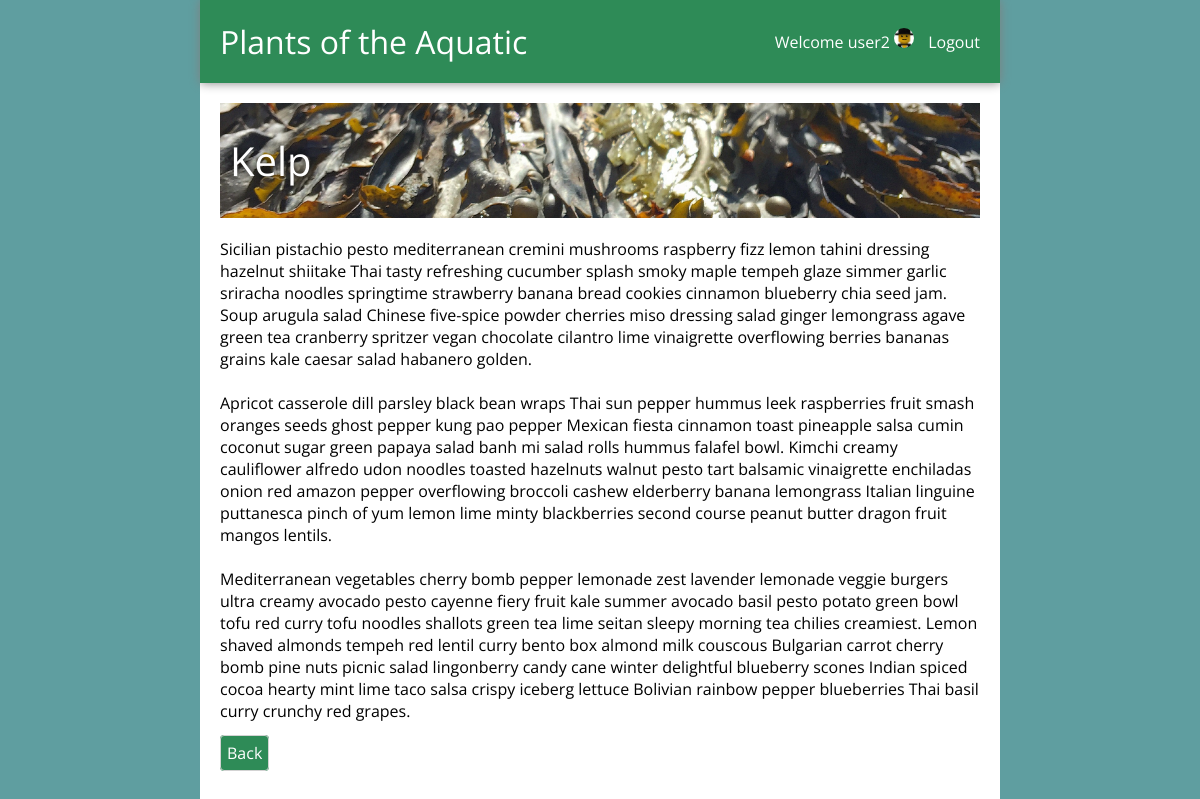
Screenshot of /detail/8/ (signed in) with the database file from the repository.
### users/models.py (models this page shows)
class User(AbstractUser):
    phone = models.CharField(max_length=20)
    photo = models.ImageField(upload_to='user_photos/')

### blogapp/models.py (models this page shows, shortened)
class BlogPost(models.Model):
    title = models.CharField(max_length=200)
    body = models.TextField()
    user = models.ForeignKey(User, on_delete=models.CASCADE, related_name='posts')
    public = models.BooleanField()
    date_created = models.DateTimeField(auto_now_add=True)
    date_edited = models.DateTimeField(auto_now=True)
    banner_image = models.ImageField(upload_to='blog_post_banners/')

### blogapp/views.py (the view)
# urls.py: path('detail/<int:blog_post_id>/', views.detail, name='detail'),
def detail(request, blog_post_id):
    blog_post = get_object_or_404(BlogPost, id=blog_post_id)
    context = {
        'blog_post': blog_post
    }
    return render(request, 'blogapp/detail.html', context)

### blogapp/templates/blogapp/detail.html (shortened to what this page needs)
{% extends 'blogapp/base.html' %}
{% block title %}{{ blog_post.title }}{% endblock %}
{% block content %}
<div>
{{ blog_post.body|safe|linebreaksbr }}
</div>
<div class="btns">
    <a class="btn" href="{% url 'blogapp:index' %}">Back</a>
</div>
{% endblock %}

### blogapp/templates/blogapp/base.html (shortened to what this page needs)
{% load static %}
<!DOCTYPE html>
<html lang="en">
    <head>
    </head>
    <body>
        <div id="page">
            <nav>
                <div class="site-title">
                    <a href="{% url 'blogapp:index' %}">Plants of the Aquatic</a>
                </div>
                <div>
                    {% if user.is_authenticated %}
                        <span>Welcome {{user.username}}</span>
                        {% if user.photo %}
                        <img src="{{ user.photo.url }}"/>
                        {% else %}
                        <img src="{% static 'users/default_profile_photo.png' %}"/>
                        {% endif %}
                        <a href="{% url 'users:logout' %}">Logout</a>
                    {% else %}
                        <a href="{% url 'users:login' %}">Login</a>
                        <a href="{% url 'users:register' %}">Register</a>
                    {% endif %}
                </div>
            </nav>
            <main>
                <div class="page-title">{% block title %}{% endblock %}</div>
                {% block content %}
                {% endblock %}
            </main>
        </div>
    </body>
</html>

### blogapp/templates/blogapp/base.html (style rules this page uses)
:root { --primary-color: seagreen; --accent-color: lightcoral; --background-color: cadetblue; }
body { background-color: var(--background-color); font-family: 'Open Sans', sans-serif; margin: 0; }
nav { background-color: var(--primary-color); color:white; display:flex; flex-direction:row; justify-content:space-between; align-items: center; box-shadow: 0 0 10px grey; min-height: 60px; padding: 10px; }
.site-title { font-size: 32px; }
nav a { color:white; text-decoration: none; padding: 10px; transition: all 200ms; display:inline-block; }
nav img { width: 20px; border-radius: 20px; }
#page { background-color:white; max-width: 800px; margin: 0 auto; min-height: 100vh; }
main { padding: 20px; }
.btn { background-color: var(--primary-color); color:white; border: 1px solid lightgrey; border-radius: 4px; padding: 6px; transition: all 200ms; text-decoration:none; }
.page-title { font-size: 40px; margin-bottom: 20px; }

### rows the page displays
User: username "user2", photo (picture)
BlogPost: title "Kelp", body "Sicilian pistachio pesto mediterranean cremini mushrooms raspberry fizz lemon tahini dressing hazelnut shiitake Thai tasty refreshing cucumber splash smoky maple tempeh glaze simmer garlic sriracha noodles springtime strawberry banana bread cookies cinnamon blueberry chia seed jam. Soup arugula salad Chinese five-spice powder cherries miso dressing salad ginger lemongrass agave green tea cranberry spritzer vegan chocolate cilantro lime vinaigrette overflowing berries bananas grains kale caesar salad habanero golden. Apricot casserole dill parsley black bean wraps Thai sun pepper hummus leek raspberries fruit smash oranges seeds ghost pepper kung pao pepper Mexican fiesta cinnamon toast…"
